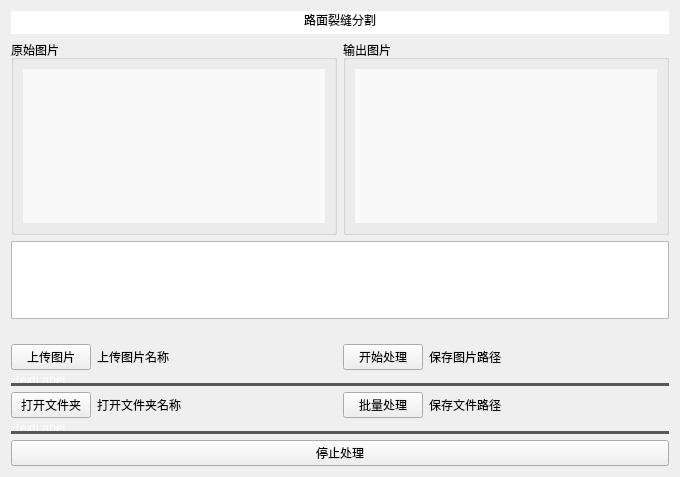
      <widget class="QWidget" name="crack_seg">
       <attribute name="title">
        <string>裂缝分割</string>
       </attribute>
       <layout class="QVBoxLayout" name="verticalLayout_5">
        <item>
         <widget class="QLabel" name="label_13">
          <property name="styleSheet">
           <string notr="true">font: 75 15pt &quot;Arial&quot;;
background-color: rgb(255, 255, 255);
padding-bottom: 5px;</string>
          </property>
          <property name="text">
           <string>路面裂缝分割</string>
          </property>
          <property name="alignment">
           <set>Qt::AlignCenter</set>
          </property>
         </widget>
        </item>
        <item>
         <layout class="QVBoxLayout" name="mian3" stretch="10,4,1,2,0">
          <item>
           <layout class="QHBoxLayout" name="box">
            <item>
             <widget class="QGroupBox" name="groupBox">
              <property name="title">
               <string>原始图片</string>
              </property>
              <layout class="QGridLayout" name="gridLayout">
               <item row="0" column="0">
                <widget class="QLabel" name="pic1">
                 <property name="styleSheet">
                  <string notr="true">QLabel#pic1{
	border:none;
background-color: rgb(249,249,249);
}</string>
                 </property>
                 <property name="text">
                  <string/>
                 </property>
                </widget>
               </item>
              </layout>
             </widget>
            </item>
            <item>
             <widget class="QGroupBox" name="groupBox_2">
              <property name="styleSheet">
               <string notr="true">QLineEdit{
border-bottom-color: rgb(88, 88, 88);
background:transparent;
color:#FFFFFF;
/*border-color: rgb(85, 170, 255);*/
border-style:solid;
border-top-width:0px;
border-right-width:0px;
border-bottom-width:3px;
border-left-width:0px;
}
</string>
              </property>
              <property name="title">
               <string>输出图片</string>
              </property>
              <layout class="QGridLayout" name="gridLayout_2">
               <item row="0" column="0">
                <widget class="QLabel" name="pic2">
                 <property name="styleSheet">
                  <string notr="true">QLabel#pic2{
	border:none;
background-color: rgb(249,249,249);
}</string>
                 </property>
                 <property name="text">
                  <string/>
                 </property>
                </widget>
               </item>
              </layout>
             </widget>
            </item>
           </layout>
          </item>
          <item>
           <widget class="QPlainTextEdit" name="msgpath"/>
          </item>
          <item>
           <spacer name="verticalSpacer_4">
            <property name="orientation">
             <enum>Qt::Vertical</enum>
            </property>
            <property name="sizeHint" stdset="0">
             <size>
              <width>20</width>
              <height>27</height>
             </size>
            </property>
           </spacer>
          </item>
          <item>
           <layout class="QVBoxLayout" name="bigbtn">
            <item>
             <layout class="QHBoxLayout" name="biglabel1">
              <item>
               <layout class="QHBoxLayout" name="btn1">
                <item>
                 <widget class="QPushButton" name="selpic">
                  <property name="text">
                   <string>上传图片</string>
                  </property>
                 </widget>
                </item>
                <item>
                 <widget class="QLabel" name="picname">
                  <property name="minimumSize">
                   <size>
                    <width>200</width>
                    <height>0</height>
                   </size>
                  </property>
                  <property name="text">
                   <string>上传图片名称</string>
                  </property>
                 </widget>
                </item>
               </layout>
              </item>
              <item>
               <spacer name="horizontalSpacer_5">
                <property name="orientation">
                 <enum>Qt::Horizontal</enum>
                </property>
                <property name="sizeHint" stdset="0">
                 <size>
                  <width>40</width>
                  <height>20</height>
                 </size>
                </property>
               </spacer>
              </item>
              <item>
               <layout class="QHBoxLayout" name="btn2">
                <item>
                 <widget class="QPushButton" name="segpic">
                  <property name="text">
                   <string>开始处理</string>
                  </property>
                 </widget>
                </item>
                <item>
                 <widget class="QLabel" name="outpath">
                  <property name="minimumSize">
                   <size>
                    <width>200</width>
                    <height>0</height>
                   </size>
                  </property>
                  <property name="text">
                   <string>保存图片路径</string>
                  </property>
                 </widget>
                </item>
                <item>
                 <spacer name="horizontalSpacer_7">
                  <property name="orientation">
                   <enum>Qt::Horizontal</enum>
                  </property>
                  <property name="sizeHint" stdset="0">
                   <size>
                    <width>40</width>
                    <height>20</height>
                   </size>
                  </property>
                 </spacer>
                </item>
               </layout>
              </item>
             </layout>
            </item>
            <item>
             <widget class="QLabel" name="label_11">
              <property name="maximumSize">
               <size>
                <width>16777215</width>
                <height>10</height>
               </size>
              </property>
              <property name="styleSheet">
               <string notr="true">QLabel{
border-bottom-color: rgb(88, 88, 88);
background:transparent;
color:#FFFFFF;
/*border-color: rgb(85, 170, 255);*/
border-style:solid;
border-top-width:0px;
border-right-width:0px;
border-bottom-width:3px;
border-left-width:0px;
}
</string>
              </property>
              <property name="text">
               <string>TextLabel</string>
              </property>
             </widget>
            </item>
            <item>
             <spacer name="verticalSpacer">
              <property name="orientation">
               <enum>Qt::Vertical</enum>
              </property>
              <property name="sizeHint" stdset="0">
               <size>
                <width>20</width>
                <height>18</height>
               </size>
              </property>
             </spacer>
            </item>
            <item>
             <layout class="QHBoxLayout" name="biglabel2">
              <item>
               <layout class="QHBoxLayout" name="btn3">
                <item>
                 <widget class="QPushButton" name="selpics">
                  <property name="text">
                   <string>打开文件夹</string>
                  </property>
                 </widget>
                </item>
                <item>
                 <widget class="QLabel" name="picsname">
                  <property name="minimumSize">
                   <size>
                    <width>200</width>
                    <height>0</height>
                   </size>
                  </property>
                  <property name="text">
                   <string>打开文件夹名称</string>
                  </property>
                 </widget>
                </item>
               </layout>
              </item>
              <item>
               <spacer name="horizontalSpacer_6">
                <property name="orientation">
                 <enum>Qt::Horizontal</enum>
                </property>
                <property name="sizeHint" stdset="0">
                 <size>
                  <width>40</width>
                  <height>20</height>
                 </size>
                </property>
               </spacer>
              </item>
              <item>
               <layout class="QHBoxLayout" name="btn4">
                <item>
                 <widget class="QPushButton" name="segpics">
                  <property name="text">
                   <string>批量处理</string>
                  </property>
                 </widget>
                </item>
                <item>
                 <widget class="QLabel" name="outpaths">
                  <property name="minimumSize">
                   <size>
                    <width>200</width>
                    <height>0</height>
                   </size>
                  </property>
                  <property name="text">
                   <string>保存文件路径</string>
                  </property>
                 </widget>
                </item>
                <item>
                 <spacer name="horizontalSpacer_8">
                  <property name="orientation">
                   <enum>Qt::Horizontal</enum>
                  </property>
                  <property name="sizeHint" stdset="0">
                   <size>
                    <width>40</width>
                    <height>20</height>
                   </size>
                  </property>
                 </spacer>
                </item>
               </layout>
              </item>
             </layout>
            </item>
            <item>
             <widget class="QLabel" name="label_12">
              <property name="maximumSize">
               <size>
                <width>16777215</width>
                <height>10</height>
               </size>
              </property>
              <property name="styleSheet">
               <string notr="true">QLabel{
border-bottom-color: rgb(88, 88, 88);
background:transparent;
color:#FFFFFF;
/*border-color: rgb(85, 170, 255);*/
border-style:solid;
border-top-width:0px;
border-right-width:0px;
border-bottom-width:3px;
border-left-width:0px;
}
</string>
              </property>
              <property name="text">
               <string>TextLabel</string>
              </property>
             </widget>
            </item>
           </layout>
          </item>
          <item>
           <widget class="QPushButton" name="btnstop">
            <property name="text">
             <string>停止处理</string>
            </property>
           </widget>
          </item>
         </layout>
        </item>
       </layout>
      </widget>
